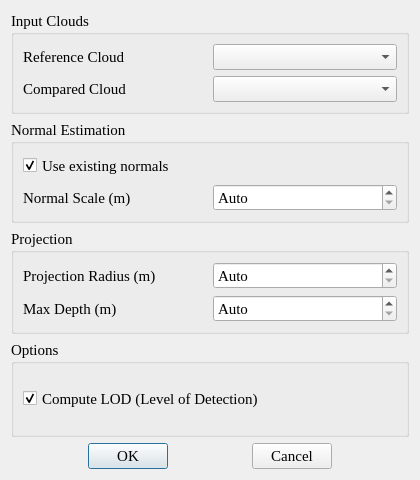
<?xml version="1.0" encoding="UTF-8"?>
<ui version="4.0">
 <class>M3C2Plugin</class>
 <widget class="QDialog" name="M3C2Plugin">
  <property name="geometry">
   <rect>
    <x>0</x>
    <y>0</y>
    <width>420</width>
    <height>480</height>
   </rect>
  </property>
  <property name="windowTitle">
   <string>M3C2</string>
  </property>
  <layout class="QVBoxLayout" name="verticalLayout">
   <item>
    <widget class="QGroupBox" name="groupBox_input">
     <property name="font">
      <font>
       <family>Times New Roman</family>
       <pointsize>11</pointsize>
      </font>
     </property>
     <property name="title">
      <string>Input Clouds</string>
     </property>
     <layout class="QGridLayout" name="gridLayout_input">
      <item row="0" column="0">
       <widget class="QLabel" name="lbl_ref">
        <property name="minimumSize">
         <size>
          <width>160</width>
          <height>25</height>
         </size>
        </property>
        <property name="text">
         <string>Reference Cloud</string>
        </property>
       </widget>
      </item>
      <item row="0" column="1">
       <widget class="QComboBox" name="combo_ref">
        <property name="minimumSize">
         <size>
          <width>100</width>
          <height>25</height>
         </size>
        </property>
       </widget>
      </item>
      <item row="1" column="0">
       <widget class="QLabel" name="lbl_comp">
        <property name="minimumSize">
         <size>
          <width>160</width>
          <height>25</height>
         </size>
        </property>
        <property name="text">
         <string>Compared Cloud</string>
        </property>
       </widget>
      </item>
      <item row="1" column="1">
       <widget class="QComboBox" name="combo_comp">
        <property name="minimumSize">
         <size>
          <width>100</width>
          <height>25</height>
         </size>
        </property>
       </widget>
      </item>
     </layout>
    </widget>
   </item>
   <item>
    <widget class="QGroupBox" name="groupBox_normal">
     <property name="font">
      <font>
       <family>Times New Roman</family>
       <pointsize>11</pointsize>
      </font>
     </property>
     <property name="title">
      <string>Normal Estimation</string>
     </property>
     <layout class="QGridLayout" name="gridLayout_normal">
      <item row="0" column="0" colspan="2">
       <widget class="QCheckBox" name="chk_useNormals">
        <property name="minimumSize">
         <size>
          <width>0</width>
          <height>25</height>
         </size>
        </property>
        <property name="text">
         <string>Use existing normals</string>
        </property>
        <property name="checked">
         <bool>true</bool>
        </property>
       </widget>
      </item>
      <item row="1" column="0">
       <widget class="QLabel" name="lbl_maxScale">
        <property name="minimumSize">
         <size>
          <width>160</width>
          <height>25</height>
         </size>
        </property>
        <property name="text">
         <string>Normal Scale (m)</string>
        </property>
       </widget>
      </item>
      <item row="1" column="1">
       <widget class="QDoubleSpinBox" name="dsb_maxScale">
        <property name="minimumSize">
         <size>
          <width>100</width>
          <height>25</height>
         </size>
        </property>
        <property name="decimals">
         <number>3</number>
        </property>
        <property name="minimum">
         <double>0.000000000000000</double>
        </property>
        <property name="maximum">
         <double>99999.000000000000000</double>
        </property>
        <property name="singleStep">
         <double>0.100000000000000</double>
        </property>
        <property name="value">
         <double>0.000000000000000</double>
        </property>
        <property name="specialValueText">
         <string>Auto</string>
        </property>
       </widget>
      </item>
     </layout>
    </widget>
   </item>
   <item>
    <widget class="QGroupBox" name="groupBox_proj">
     <property name="font">
      <font>
       <family>Times New Roman</family>
       <pointsize>11</pointsize>
      </font>
     </property>
     <property name="title">
      <string>Projection</string>
     </property>
     <layout class="QGridLayout" name="gridLayout_proj">
      <item row="0" column="0">
       <widget class="QLabel" name="lbl_projRadius">
        <property name="minimumSize">
         <size>
          <width>160</width>
          <height>25</height>
         </size>
        </property>
        <property name="text">
         <string>Projection Radius (m)</string>
        </property>
       </widget>
      </item>
      <item row="0" column="1">
       <widget class="QDoubleSpinBox" name="dsb_projRadius">
        <property name="minimumSize">
         <size>
          <width>100</width>
          <height>25</height>
         </size>
        </property>
        <property name="decimals">
         <number>3</number>
        </property>
        <property name="minimum">
         <double>0.000000000000000</double>
        </property>
        <property name="maximum">
         <double>99999.000000000000000</double>
        </property>
        <property name="singleStep">
         <double>0.100000000000000</double>
        </property>
        <property name="value">
         <double>0.000000000000000</double>
        </property>
        <property name="specialValueText">
         <string>Auto</string>
        </property>
       </widget>
      </item>
      <item row="1" column="0">
       <widget class="QLabel" name="lbl_maxDepth">
        <property name="minimumSize">
         <size>
          <width>160</width>
          <height>25</height>
         </size>
        </property>
        <property name="text">
         <string>Max Depth (m)</string>
        </property>
       </widget>
      </item>
      <item row="1" column="1">
       <widget class="QDoubleSpinBox" name="dsb_maxDepth">
        <property name="minimumSize">
         <size>
          <width>100</width>
          <height>25</height>
         </size>
        </property>
        <property name="decimals">
         <number>3</number>
        </property>
        <property name="minimum">
         <double>0.000000000000000</double>
        </property>
        <property name="maximum">
         <double>99999.000000000000000</double>
        </property>
        <property name="singleStep">
         <double>0.100000000000000</double>
        </property>
        <property name="value">
         <double>0.000000000000000</double>
        </property>
        <property name="specialValueText">
         <string>Auto</string>
        </property>
       </widget>
      </item>
     </layout>
    </widget>
   </item>
   <item>
    <widget class="QGroupBox" name="groupBox_options">
     <property name="font">
      <font>
       <family>Times New Roman</family>
       <pointsize>11</pointsize>
      </font>
     </property>
     <property name="title">
      <string>Options</string>
     </property>
     <layout class="QGridLayout" name="gridLayout_options">
      <item row="0" column="0" colspan="2">
       <widget class="QCheckBox" name="chk_computeLOD">
        <property name="minimumSize">
         <size>
          <width>0</width>
          <height>25</height>
         </size>
        </property>
        <property name="text">
         <string>Compute LOD (Level of Detection)</string>
        </property>
        <property name="checked">
         <bool>true</bool>
        </property>
       </widget>
      </item>
     </layout>
    </widget>
   </item>
   <item>
    <layout class="QHBoxLayout" name="horizontalLayout_btns">
     <item>
      <spacer name="horizontalSpacer_1">
       <property name="orientation">
        <enum>Qt::Horizontal</enum>
       </property>
       <property name="sizeHint" stdset="0">
        <size>
         <width>40</width>
         <height>20</height>
        </size>
       </property>
      </spacer>
     </item>
     <item>
      <widget class="QPushButton" name="btn_ok">
       <property name="font">
        <font>
         <family>Times New Roman</family>
         <pointsize>11</pointsize>
        </font>
       </property>
       <property name="text">
        <string>OK</string>
       </property>
      </widget>
     </item>
     <item>
      <spacer name="horizontalSpacer_2">
       <property name="orientation">
        <enum>Qt::Horizontal</enum>
       </property>
       <property name="sizeHint" stdset="0">
        <size>
         <width>40</width>
         <height>20</height>
        </size>
       </property>
      </spacer>
     </item>
     <item>
      <widget class="QPushButton" name="btn_cancel">
       <property name="font">
        <font>
         <family>Times New Roman</family>
         <pointsize>11</pointsize>
        </font>
       </property>
       <property name="text">
        <string>Cancel</string>
       </property>
      </widget>
     </item>
     <item>
      <spacer name="horizontalSpacer_3">
       <property name="orientation">
        <enum>Qt::Horizontal</enum>
       </property>
       <property name="sizeHint" stdset="0">
        <size>
         <width>40</width>
         <height>20</height>
        </size>
       </property>
      </spacer>
     </item>
    </layout>
   </item>
  </layout>
 </widget>
 <resources/>
 <connections/>
</ui>
